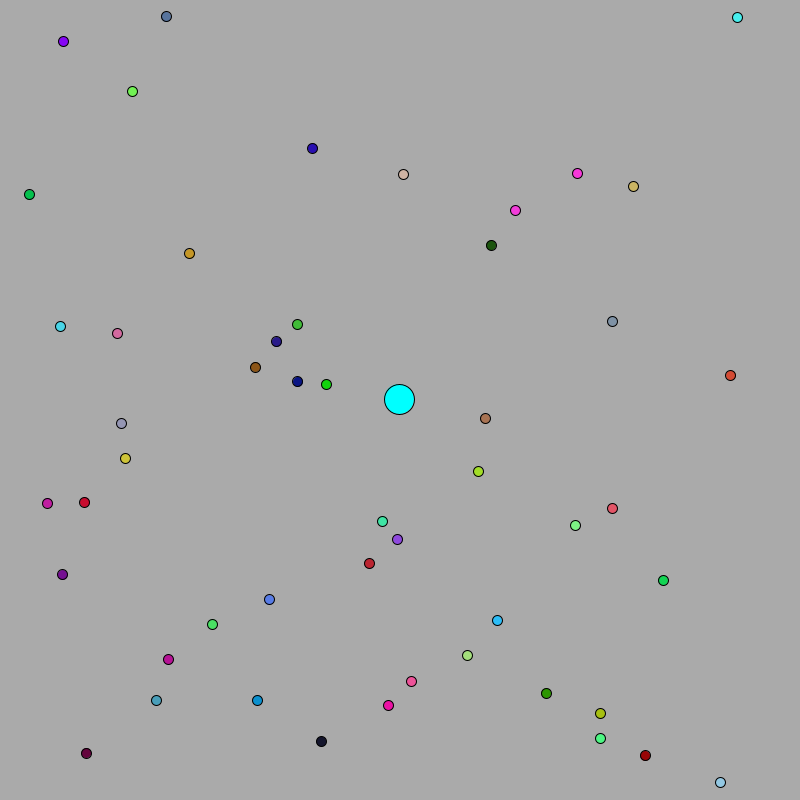
Frame 1 (no input)
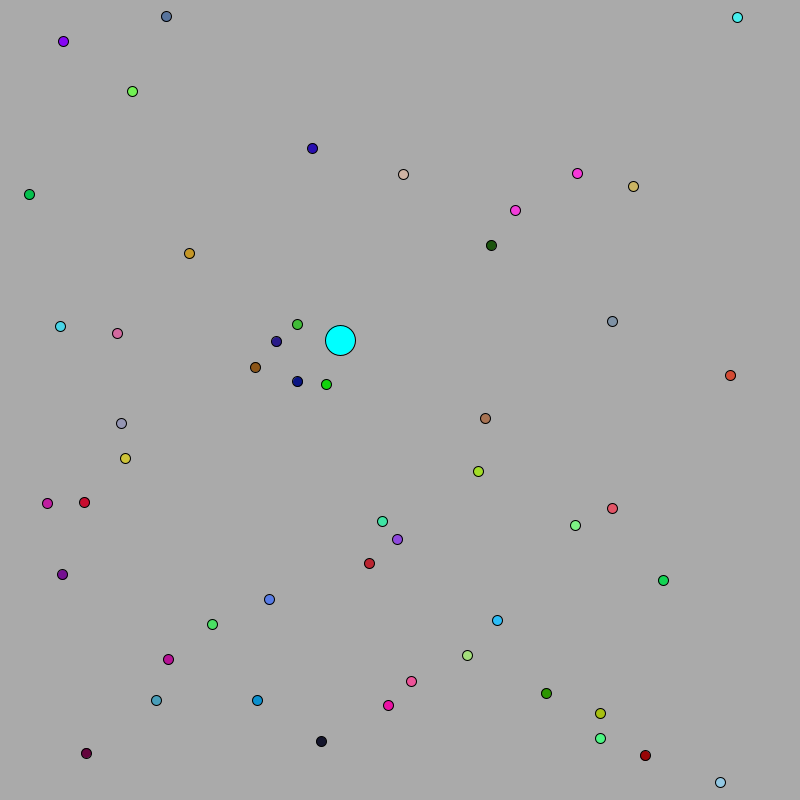
Frame 60 (the mouse pressed at the canvas centre just before this capture)
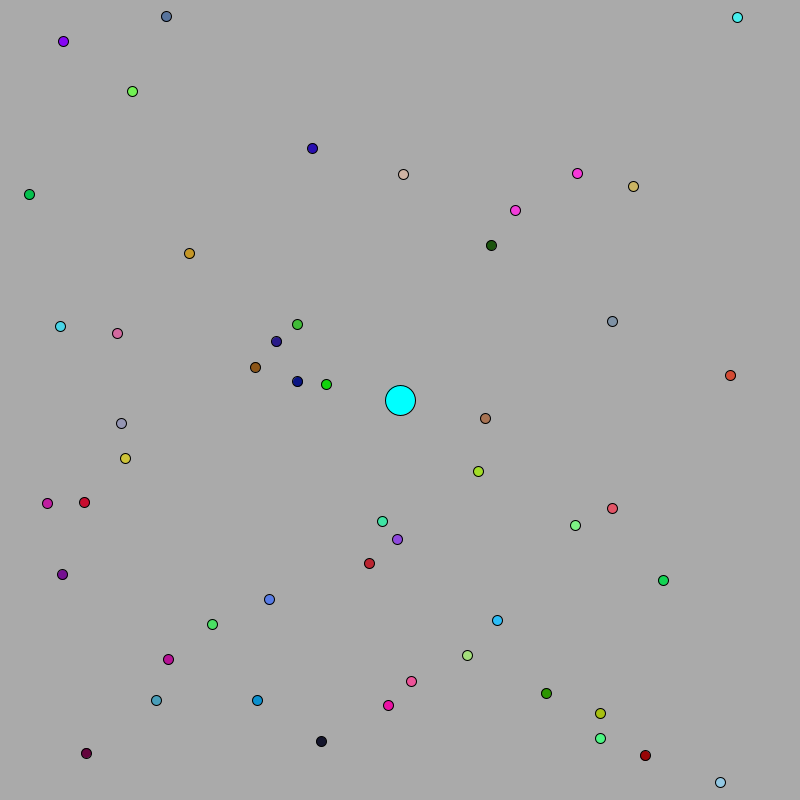
Frame 120 (the mouse held since frame 60 and released just before this capture)

The Processing sketch that drew these frames (run headless with seeded random() and noise(); from frame 60 on, the mouse is pressed at the canvas centre):

// Processing sketch: Agario
// ── Agario.pde
//Agario

int n = 50;
Ball[] B = new Ball[n];
float mX, mY, rad, Xspeed, Yspeed;
color col;

void setup(){
  size(800, 800);
  smooth();
  mX = width/2;
  mY = height/2;
  Xspeed = 0;
  Yspeed = 0;
  rad = 30;
  col = color(0, 255, 255);
  for(int i=0; i<n; i++){
    B[i] = new Ball(random(5, 795), random(5, 795));
  }
}

void draw(){
  background(170);
  myBall();
  for(int i=0; i<n; i++){
    rad += B[i].eaten(mX, mY, rad);
    B[i].display(); 
  }
}

void myBall(){
  updateSpeed();
  mX += Xspeed;
  mY += Yspeed;
  fill(col);
  ellipse(mX, mY, rad, rad);
}

void updateSpeed(){
  if(mX<mouseX && (mX+(rad/2))<width) Xspeed = 1;
  else if(mX>mouseX && (mX-(rad/2)>0)) Xspeed = -1;
  else Xspeed = 0;
  if(mY<mouseY && (mY+(rad/2)<height)) Yspeed = 1;
  else if(mY>mouseY && (mY-(rad/2))>0) Yspeed = -1;
  else Yspeed = 0;
}
// ── Ball.pde

class Ball{
  
  float x, y;
  color c;
  boolean s;
  
  Ball(float xIn, float yIn){
    this.x = xIn;
    this.y = yIn;
    c = color(random(0, 255), random(0, 255), random(0, 255));
    s = true;
  }
  
  void display(){
    if(s){
      fill(c);
      ellipse(x,y,10,10);
    }
  }
 
  int eaten(float xIn, float yIn, float rad){
    if(covering(xIn, yIn, rad) && s){
      s = false;
      return 5;
    }
    else{
      return 0;
    }
  }
  
  
  
  boolean covering(float xIn, float yIn, float rad){
    return (dist(x, y, xIn, yIn) < rad/2);
  }
}
